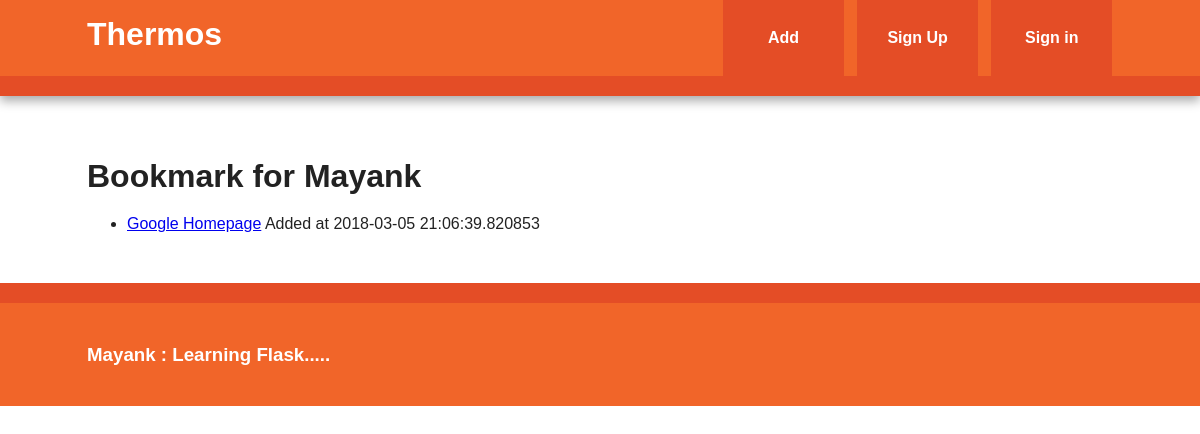
Page /user/Mayank on the committed database.
### models.py (models this page shows, shortened)
class User(db.Model, UserMixin):
    id = db.Column(db.Integer, primary_key = True)
    username = db.Column(db.String(80), unique = True)
    email = db.Column(db.String(120), unique = True)
    bookmarks = db.relationship('Bookmark', backref = 'user', lazy = 'dynamic')
    password_hash = db.Column(db.String)
    @property
    def password(self):
        raise AttributeError('password write-only field')

class Bookmark(db.Model):
    id = db.Column(db.Integer, primary_key = True)
    url = db.Column(db.Text, nullable = False)
    date = db.Column(db.DateTime, default = datetime.utcnow)
    description = db.Column(db.String(300))
    user_id = db.Column(db.Integer, db.ForeignKey('user.id'), nullable = False)

### view.py (the view)
@app.route('/user/<username>')
def user(username):
    user = User.query.filter_by(username = username).first_or_404()
    return render_template('user.html', user = user)

### templates/user.html (shortened to what this page needs)
{% extends "base.html" %}
{% block content %}
    <article>
        <header>
              <h1>Bookmark for {{ user.username }}</h1>
              <ul>
                {% for bm in user.bookmarks %}
                    <li>
                        <a href = "{{ bm.url }}">{{ bm.description }}</a>
                        <span class = "timestamp">Added at {{ bm.date }}</span>
                    </li>
                    {% else %}
                    <li>This user has not added any bookmarks yet.</li>
                {% endfor %}
              </ul>
        </header
    </article>
{% endblock %}

### static/css/main.css (style rules this page uses)
html { color: #222; font-size: 1em; line-height: 1.4; }
body { font: 16px/26px Helvetica, Helvetica Neue, Arial; }
.main article h1 { font-size: 2em; }
@media only screen and (min-width: 768px) { .main article { float: left; width: 57%; } }

### rows in the picture
User: username "Mayank"
Bookmark: description "Google Homepage", date "2018-03-05 21:06:39.820853"
